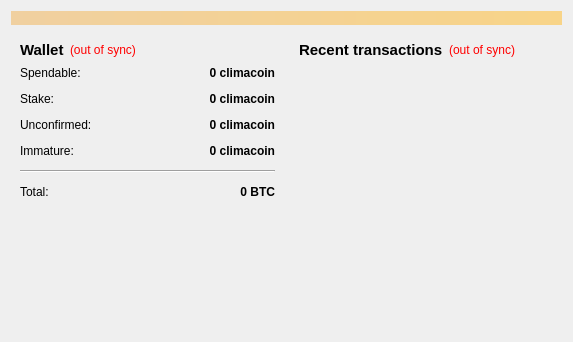
<?xml version="1.0" encoding="UTF-8"?>
<ui version="4.0">
 <class>OverviewPage</class>
 <widget class="QWidget" name="OverviewPage">
  <property name="geometry">
   <rect>
    <x>0</x>
    <y>0</y>
    <width>573</width>
    <height>342</height>
   </rect>
  </property>
  <property name="windowTitle">
   <string>Form</string>
  </property>
  <layout class="QVBoxLayout" name="topLayout">
   <item>
    <widget class="QLabel" name="labelAlerts">
     <property name="visible">
      <bool>false</bool>
     </property>
     <property name="styleSheet">
      <string notr="true">background-color: qlineargradient(x1: 0, y1: 0, x2: 1, y2: 0, stop:0 #F0D0A0, stop:1 #F8D488);  color:#000000
</string>
     </property>
     <property name="wordWrap">
      <bool>true</bool>
     </property>
     <property name="margin">
      <number>3</number>
     </property>
    </widget>
   </item>
   <item>
    <layout class="QHBoxLayout" name="horizontalLayout" stretch="1,1">
     <item>
      <layout class="QVBoxLayout" name="verticalLayout_2">
       <item>
        <widget class="QWidget" name="widget" native="true">
         <layout class="QVBoxLayout" name="verticalLayout_4">
          <item>
           <layout class="QHBoxLayout" name="horizontalLayout_4">
            <item>
             <widget class="QLabel" name="label_5">
              <property name="font">
               <font>
                <pointsize>11</pointsize>
                <weight>75</weight>
                <bold>true</bold>
               </font>
              </property>
              <property name="text">
               <string>Wallet</string>
              </property>
             </widget>
            </item>
            <item>
             <widget class="QLabel" name="labelWalletStatus">
              <property name="toolTip">
               <string>The displayed information may be out of date. Your wallet automatically synchronizes with the climacoin network after a connection is established, but this process has not completed yet.</string>
              </property>
              <property name="styleSheet">
               <string notr="true">QLabel { color: red; }</string>
              </property>
              <property name="text">
               <string notr="true">(out of sync)</string>
              </property>
              <property name="alignment">
               <set>Qt::AlignLeading|Qt::AlignLeft|Qt::AlignVCenter</set>
              </property>
             </widget>
            </item>
            <item>
             <spacer name="horizontalSpacer_2">
              <property name="orientation">
               <enum>Qt::Horizontal</enum>
              </property>
              <property name="sizeHint" stdset="0">
               <size>
                <width>40</width>
                <height>20</height>
               </size>
              </property>
             </spacer>
            </item>
           </layout>
          </item>
          <item>
           <layout class="QFormLayout" name="formLayout_2">
            <property name="fieldGrowthPolicy">
             <enum>QFormLayout::AllNonFixedFieldsGrow</enum>
            </property>
            <property name="horizontalSpacing">
             <number>12</number>
            </property>
            <property name="verticalSpacing">
             <number>12</number>
            </property>
            <item row="0" column="0">
             <widget class="QLabel" name="label">
              <property name="text">
               <string>Spendable:</string>
              </property>
             </widget>
            </item>
            <item row="0" column="1">
             <widget class="QLabel" name="labelBalance">
              <property name="font">
               <font>
                <weight>75</weight>
                <bold>true</bold>
               </font>
              </property>
              <property name="cursor">
               <cursorShape>IBeamCursor</cursorShape>
              </property>
              <property name="toolTip">
               <string>Your current spendable balance</string>
              </property>
              <property name="text">
               <string notr="true">0 climacoin</string>
              </property>
              <property name="alignment">
               <set>Qt::AlignRight|Qt::AlignTrailing|Qt::AlignVCenter</set>
              </property>
              <property name="textInteractionFlags">
               <set>Qt::LinksAccessibleByMouse|Qt::TextSelectableByKeyboard|Qt::TextSelectableByMouse</set>
              </property>
             </widget>
            </item>
            <item row="1" column="0">
             <widget class="QLabel" name="label_6">
              <property name="text">
               <string>Stake:</string>
              </property>
             </widget>
            </item>
            <item row="1" column="1">
             <widget class="QLabel" name="labelStake">
              <property name="font">
               <font>
                <weight>75</weight>
                <bold>true</bold>
               </font>
              </property>
              <property name="cursor">
               <cursorShape>IBeamCursor</cursorShape>
              </property>
              <property name="toolTip">
               <string>Total of coins that was staked, and do not yet count toward the current balance</string>
              </property>
              <property name="text">
               <string notr="true">0 climacoin</string>
              </property>
              <property name="alignment">
               <set>Qt::AlignRight|Qt::AlignTrailing|Qt::AlignVCenter</set>
              </property>
              <property name="textInteractionFlags">
               <set>Qt::LinksAccessibleByMouse|Qt::TextSelectableByKeyboard|Qt::TextSelectableByMouse</set>
              </property>
             </widget>
            </item>
            <item row="2" column="0">
             <widget class="QLabel" name="label_3">
              <property name="text">
               <string>Unconfirmed:</string>
              </property>
             </widget>
            </item>
            <item row="2" column="1">
             <widget class="QLabel" name="labelUnconfirmed">
              <property name="font">
               <font>
                <weight>75</weight>
                <bold>true</bold>
               </font>
              </property>
              <property name="cursor">
               <cursorShape>IBeamCursor</cursorShape>
              </property>
              <property name="toolTip">
               <string>Total of transactions that have yet to be confirmed, and do not yet count toward the current balance</string>
              </property>
              <property name="text">
               <string notr="true">0 climacoin</string>
              </property>
              <property name="alignment">
               <set>Qt::AlignRight|Qt::AlignTrailing|Qt::AlignVCenter</set>
              </property>
              <property name="textInteractionFlags">
               <set>Qt::LinksAccessibleByMouse|Qt::TextSelectableByKeyboard|Qt::TextSelectableByMouse</set>
              </property>
             </widget>
            </item>
            <item row="3" column="0">
             <widget class="QLabel" name="labelImmatureText">
              <property name="text">
               <string>Immature:</string>
              </property>
             </widget>
            </item>
            <item row="3" column="1">
             <widget class="QLabel" name="labelImmature">
              <property name="font">
               <font>
                <weight>75</weight>
                <bold>true</bold>
               </font>
              </property>
              <property name="toolTip">
               <string>Mined balance that has not yet matured</string>
              </property>
              <property name="text">
               <string notr="true">0 climacoin</string>
              </property>
              <property name="alignment">
               <set>Qt::AlignRight|Qt::AlignTrailing|Qt::AlignVCenter</set>
              </property>
              <property name="textInteractionFlags">
               <set>Qt::LinksAccessibleByMouse|Qt::TextSelectableByKeyboard|Qt::TextSelectableByMouse</set>
              </property>
             </widget>
            </item>
            <item row="4" column="0" colspan="2">
             <widget class="Line" name="line">
              <property name="orientation">
               <enum>Qt::Horizontal</enum>
              </property>
             </widget>
            </item>
            <item row="5" column="0">
             <widget class="QLabel" name="labelTotalText">
              <property name="text">
               <string>Total:</string>
              </property>
             </widget>
            </item>
            <item row="5" column="1">
             <widget class="QLabel" name="labelTotal">
              <property name="font">
               <font>
                <weight>75</weight>
                <bold>true</bold>
               </font>
              </property>
              <property name="cursor">
               <cursorShape>IBeamCursor</cursorShape>
              </property>
              <property name="toolTip">
               <string>Your current total balance</string>
              </property>
              <property name="text">
               <string notr="true">0 BTC</string>
              </property>
              <property name="alignment">
               <set>Qt::AlignRight|Qt::AlignTrailing|Qt::AlignVCenter</set>
              </property>
              <property name="textInteractionFlags">
               <set>Qt::LinksAccessibleByMouse|Qt::TextSelectableByKeyboard|Qt::TextSelectableByMouse</set>
              </property>
             </widget>
            </item>
           </layout>
          </item>
         </layout>
        </widget>
       </item>
       <item>
        <spacer name="verticalSpacer">
         <property name="orientation">
          <enum>Qt::Vertical</enum>
         </property>
         <property name="sizeHint" stdset="0">
          <size>
           <width>20</width>
           <height>40</height>
          </size>
         </property>
        </spacer>
       </item>
      </layout>
     </item>
     <item>
      <layout class="QVBoxLayout" name="verticalLayout_3">
       <item>
        <widget class="QWidget" name="widget_2" native="true">
         <layout class="QVBoxLayout" name="verticalLayout">
          <item>
           <layout class="QHBoxLayout" name="horizontalLayout_2">
            <item>
             <widget class="QLabel" name="label_4">
              <property name="font">
               <font>
                <pointsize>11</pointsize>
                <weight>75</weight>
                <bold>true</bold>
               </font>
              </property>
              <property name="text">
               <string>&lt;b&gt;Recent transactions&lt;/b&gt;</string>
              </property>
             </widget>
            </item>
            <item>
             <widget class="QLabel" name="labelTransactionsStatus">
              <property name="toolTip">
               <string>The displayed information may be out of date. Your wallet automatically synchronizes with the climacoin network after a connection is established, but this process has not completed yet.</string>
              </property>
              <property name="styleSheet">
               <string notr="true">QLabel { color: red; }</string>
              </property>
              <property name="text">
               <string notr="true">(out of sync)</string>
              </property>
              <property name="alignment">
               <set>Qt::AlignRight|Qt::AlignTrailing|Qt::AlignVCenter</set>
              </property>
             </widget>
            </item>
            <item>
             <spacer name="horizontalSpacer">
              <property name="orientation">
               <enum>Qt::Horizontal</enum>
              </property>
              <property name="sizeHint" stdset="0">
               <size>
                <width>40</width>
                <height>20</height>
               </size>
              </property>
             </spacer>
            </item>
           </layout>
          </item>
          <item>
           <widget class="QListView" name="listTransactions">
            <property name="styleSheet">
             <string notr="true">QListView { background: transparent; }</string>
            </property>
            <property name="frameShape">
             <enum>QFrame::NoFrame</enum>
            </property>
            <property name="verticalScrollBarPolicy">
             <enum>Qt::ScrollBarAlwaysOff</enum>
            </property>
            <property name="horizontalScrollBarPolicy">
             <enum>Qt::ScrollBarAlwaysOff</enum>
            </property>
            <property name="selectionMode">
             <enum>QAbstractItemView::NoSelection</enum>
            </property>
           </widget>
          </item>
         </layout>
        </widget>
       </item>
      </layout>
     </item>
    </layout>
   </item>
  </layout>
 </widget>
 <resources/>
 <connections/>
</ui>
